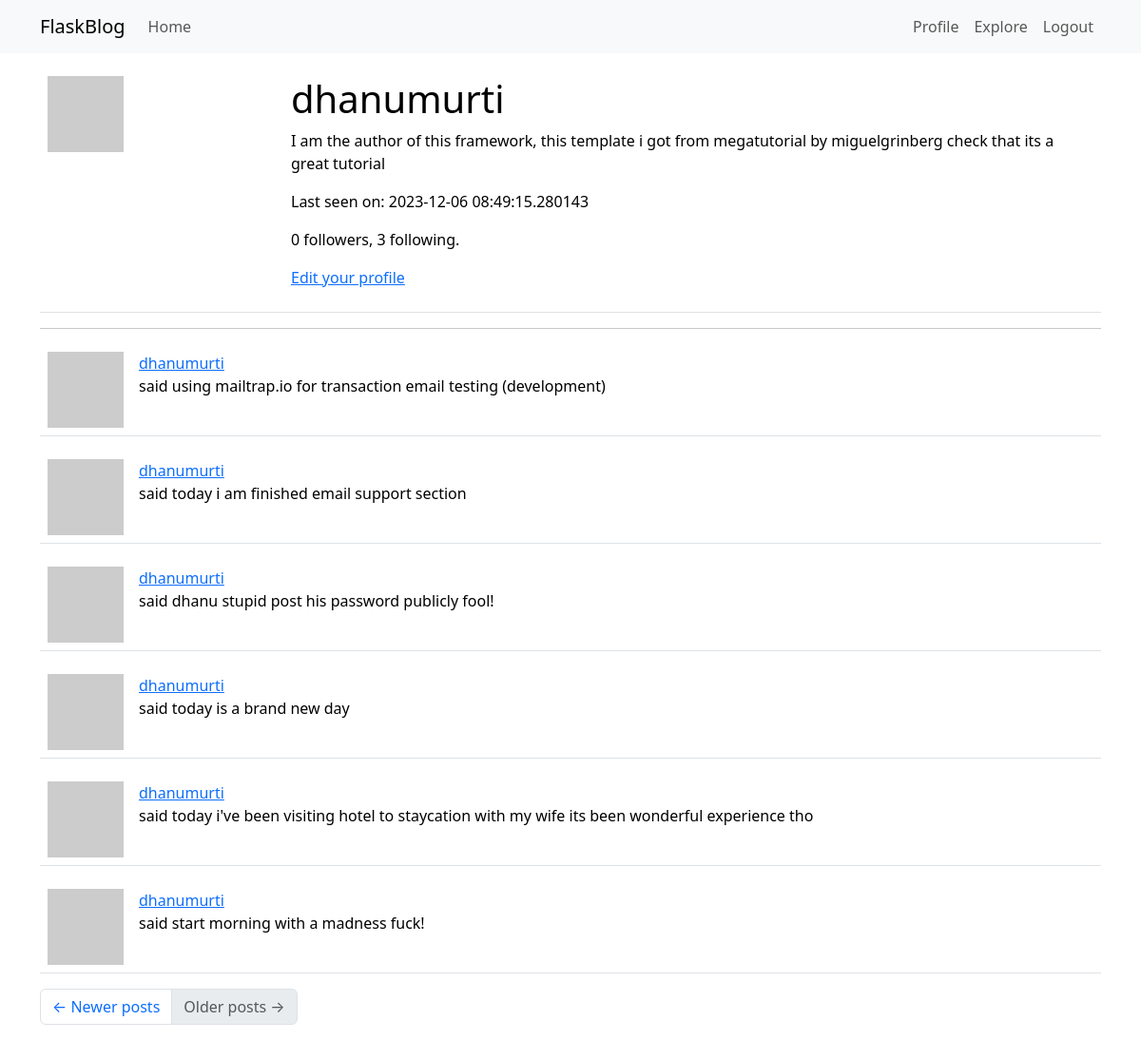
The app's page /user/dhanumurti?page=2 (signed in) with its own data.
### app/models.py (models this page shows, shortened)
class User(UserMixin, db.Model):
    id = db.Column(db.Integer, primary_key=True)
    username = db.Column(db.String(64), index=True, unique=True)
    email = db.Column(db.String(120), index=True, unique=True)
    password_hash = db.Column(db.String(128))
    posts = db.relationship('Post', backref='author', lazy='dynamic')
    about_me = db.Column(db.String(140))
    last_seen = db.Column(db.DateTime, default=datetime.utcnow)
    followed = db.relationship(
        'User', secondary=followers,
        primaryjoin = (followers.c.follower_id == id),
        secondaryjoin = (followers.c.followed_id == id),
        backref = db.backref('followers', lazy='dynamic'), lazy ='dynamic')
    def avatar(self, size):
        digest = md5(self.email.lower().encode('utf-8')).hexdigest()
        return 'https://www.gravatar.com/avatar/{}?d=robohash&s{}'.format(digest, size)
    """-- followed post query without users own post --
    def followed_post(self):
        return Post.query.join(
            followers, (followers.c.followed_id == Post.user_id)).filter(
                followers.c.follower_id == self.id).order_by(
                    Post.timestamp.desc())
                    """

class Post(db.Model):
    id = db.Column(db.Integer, primary_key=True)
    body = db.Column(db.String(140))
    timestamp = db.Column(db.DateTime, index=True, default=datetime.utcnow)
    user_id = db.Column(db.Integer, db.ForeignKey('user.id'))

### app/routes.py (the view)
@app.route('/user/<username>')
@login_required
def user(username):
    page = request.args.get('page', type=int)
    form = EmptyForm()
    user = User.query.filter_by(username=username).first_or_404()
    posts = user.posts.order_by(Post.timestamp.desc()).paginate(
        page=page, per_page=app.config['POST_PER_PAGE'], error_out=False)
    next_url = url_for('user', username=user.username, page=posts.next_num) \
        if posts.has_next else None
    prev_url = url_for('user', username=user.username, page=posts.prev_num) \
        if posts.has_prev else None
    return render_template('user.html', user=user, posts=posts.items,
                        form=form, next_url=next_url, prev_url=prev_url)

### app/models.py (called while the page is built)
@login.user_loader
def load_user(id):
    return User.query.get(int(id))

### app/routes.py (called while the page is built)
@app.before_request
def before_request():
    if current_user.is_authenticated:
        current_user.last_seen = datetime.utcnow()
        db.session.commit()

### app/templates/user.html (shortened to what this page needs)
{% extends "base.html" %}
{% block content %}
<table class="table table-hover">
    <tr>
        <td width="256px"><img src="{{ user.avatar(256) }}"</td>
        <td>
            <h1>{{ user.username }}</h1>
            {% if user.about_me %}<p>{{ user.about_me }}</p>{% endif %}
            {% if user.last_seen %}<p>Last seen on: {{ user.last_seen }}</p>{% endif %}
            <p>{{ user.followers.count() }} followers, {{ user.followed.count() }} following.</p>
            {% if user == current_user %}
                <p><a href="{{ url_for('edit_profile') }}">Edit your profile</a></p>
            {% endif %}
        </td>
    </tr>
</table>
<hr>
    {% for post in posts %}
        {% include '_post.html' %}
    {% endfor %}
    <nav aria-label="Post navigation">
        <ul class="pagination">
            <li class="page-item{% if not prev_url %} disabled{% endif %}">
                <a class="page-link" href="{{ prev_url }}">
                    <span aria-hidden="true">&larr;</span> Newer posts
                </a>
            </li>
            <li class="page-item{% if not next_url %} disabled{% endif %}">
                <a class="page-link" href="{{ next_url }}">
                    Older posts <span aria-hidden="true">&rarr;</span>
                </a>
            </li>
        </ul>
    </nav>
{% endblock %}

### app/templates/_post.html
<table class="table table-hover">
    <tr>
        <td width="70px">
            <a href="{{ url_for('user', username=post.author.username) }}">
                <img src="{{ post.author.avatar(70) }}" />
            </a>
        </td>
        <td>
            <a href="{{ url_for('user', username=post.author.username) }}">
                {{ post.author.username }}
            </a>
            <br>
            said {{ post.body }}
        </td>
    </tr>
</table>

### records on screen
User: username "dhanumurti", about_me "I am the author of this framework, this template i got from megatutorial by miguelgrinberg check that its a great tutorial", last_seen "2023-12-06 08:49:15.280143"
Post: author.username "dhanumurti", body "using mailtrap.io for transaction email testing (development)"
Post: author.username "dhanumurti", body "today i am finished email support section"
Post: author.username "dhanumurti", body "dhanu stupid post his password publicly fool!"
Post: author.username "dhanumurti", body "today is a brand new day"
Post: author.username "dhanumurti", body "today i've been visiting hotel to staycation with my wife its been wonderful experience tho"
Post: author.username "dhanumurti", body "start morning with a madness fuck!"

### other values on screen
{{ user.followers.count() }} "0"
{{ user.followed.count() }} "3"
